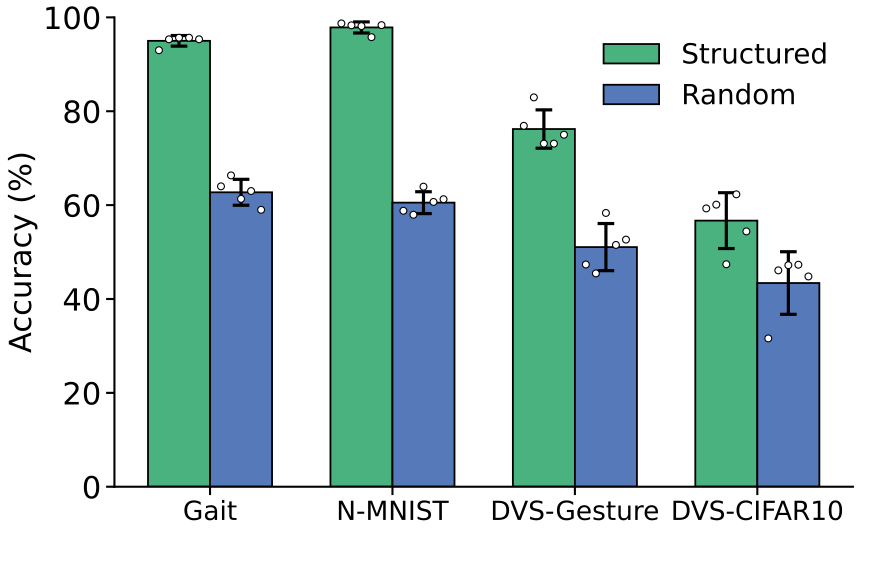

Generate this figure with Python:
import csv
import os
from pathlib import Path
import matplotlib
matplotlib.use("Agg")
import matplotlib.pyplot as plt

import numpy as np
import torch
from torch import nn
import torch.nn.functional as F


class FixedBilinear(nn.Module):
    def __init__(self):
        super().__init__()
        self.weight = nn.Parameter(torch.empty(1, 500, 500), requires_grad=False)
        self.register_buffer("bias", torch.empty(1))


class FixedCore(nn.Module):
    def __init__(self, variant, dt):
        super().__init__()
        if variant != "dbnn":
            raise ValueError(variant)
        self.dt = float(dt)
        for name in ("tau_rise", "tau_decay", "omega"):
            self.register_parameter(name, nn.Parameter(torch.empty(500), requires_grad=False))
        for name in ("v_th", "reset_amp", "tau_reset"):
            self.register_parameter(name, nn.Parameter(torch.empty(()), requires_grad=False))
        self.bilinear = FixedBilinear()

    def forward(self, inputs):
        steps = inputs.shape[-1]
        lag = (torch.arange(steps, dtype=inputs.dtype, device=inputs.device) * self.dt - 0.5).clamp_min(0)
        kernels = self.omega[:, None] * (1.0 - torch.exp(-lag / self.tau_rise[:, None])) * torch.exp(-lag / self.tau_decay[:, None])
        size = 1 << (2 * steps - 2).bit_length()
        filtered = torch.fft.irfft(torch.fft.rfft(inputs, n=size, dim=-1) * torch.fft.rfft(kernels, n=size, dim=-1)[None], n=size, dim=-1)[..., :steps].transpose(1, 2)
        drive = filtered.sum(dim=-1) + self.bilinear.bias
        weight = self.bilinear.weight[0].to(filtered.dtype)
        weight = weight - torch.diag_embed(weight.diagonal())
        drive = drive + torch.einsum("bti,ij,btj->bt", filtered, weight, filtered)
        if bool(torch.all(drive < self.v_th)):
            return drive
        alpha = torch.exp(-torch.tensor(self.dt, dtype=drive.dtype, device=drive.device) / self.tau_reset.abs().clamp_min(1e-4))
        reset = torch.zeros(inputs.shape[0], device=inputs.device, dtype=inputs.dtype)
        values = []
        for step in range(steps):
            voltage = drive[:, step] + reset
            spike = (voltage >= self.v_th).to(voltage.dtype)
            reset = alpha * reset - self.reset_amp.abs() * spike
            values.append(voltage)
        return torch.stack(values, dim=-1)

class LocalEncoder(nn.Module):
    def __init__(self, dataset):
        super().__init__()
        self.dataset = dataset
        self.feature_maps = 8
        self.convolutions = nn.Sequential(nn.Conv2d(2, 96, 3, padding=1, groups=2), nn.GELU(), nn.Conv2d(96, 128, 3, padding=1, groups=2), nn.GELU(), nn.Conv2d(128, 16, 1, groups=2))
        self.node_mix_logits = nn.Parameter(torch.empty(2, 250, 8))
        self.log_input_gain = nn.Parameter(torch.empty(2))
        self.register_buffer("synapse_to_node", torch.empty(500, dtype=torch.int64))

    def forward(self, inputs):
        batch, steps = inputs.shape[:2]
        if self.dataset == "gait_recognition":
            frames = inputs.float().reshape(batch * steps, 1, 48, 30) / 255.0
            frames = F.adaptive_avg_pool2d(frames, (16, 16)).repeat(1, 2, 1, 1)
        else:
            frames = inputs.float().reshape(batch * steps, 2, 7, 7)[:, [1, 0]]
        frames = torch.sigmoid(self.convolutions(frames))
        if frames.shape[-2:] != (16, 16):
            frames = F.interpolate(frames, size=(16, 16), mode="bilinear", align_corners=False)
        frames = frames.reshape(batch * steps, 2, self.feature_maps, 256)[..., :250]
        weights = self.node_mix_logits.softmax(dim=-1)
        nodes = torch.einsum("bpkm,pmk->bpm", frames, weights)
        gains = self.log_input_gain.exp().clamp(1e-7, 0.2)
        nodes = (nodes * gains[None, :, None]).reshape(batch, steps, 500)
        return nodes[:, :, self.synapse_to_node].transpose(1, 2)


class LocalDBNN(nn.Module):
    def __init__(self, dataset, variant="dbnn"):
        super().__init__()
        self.dataset = dataset
        self.phases = 20 if dataset == "gait_recognition" else 49
        self.front = LocalEncoder(dataset)
        dt = 2.0 if dataset == "gait_recognition" else 1.0 if dataset == "dvs_gesture" else 10.0
        self.core = FixedCore(variant, dt)
        output_steps = 1000 if dataset == "gait_recognition" else 980
        classes = 11 if dataset == "dvs_gesture" else 10
        self.classifier = nn.Linear(output_steps, classes)
        self.logit_gain = nn.Parameter(torch.empty(()))

    def features_before_classifier(self, inputs):
        encoded = self.front(inputs)
        node_phase = torch.div(torch.arange(250, device=encoded.device) * self.phases, 250, rounding_mode="floor").repeat(2)
        synapse_phase = node_phase[self.front.synapse_to_node]
        phase_mask = F.one_hot(synapse_phase, num_classes=self.phases).to(encoded.dtype)
        encoded = (encoded.unsqueeze(-1) * phase_mask[None, :, None, :]).reshape(encoded.shape[0], 500, -1)
        if encoded.shape[-1] != self.classifier.in_features:
            encoded = F.interpolate(encoded, size=self.classifier.in_features, mode="linear", align_corners=False)
        trace = self.core(encoded)
        return (trace - self.core.bilinear.bias) / 0.3

    def forward(self, inputs):
        return self.classifier(self.features_before_classifier(inputs)) * self.logit_gain




SCRIPT_DIR = Path(__file__).resolve().parent
ROOT = Path(__file__).resolve().parents[3]
DATA_DIR = ROOT / "nc_final_data/FigureS5/FigureS5"
SOURCE_DIR = ROOT / "nc_final_source_data/FigureS5/FigureS5"
DATASETS = (("gait_recognition", "Gait"), ("nmnist", "N-MNIST"), ("dvs_gesture", "DVS-Gesture"), ("dvs_cifar10", "DVS-CIFAR10"))


def plot(means, stds, run_accuracies):
    with plt.rc_context({"font.size": 22, "axes.linewidth": 1.5, "pdf.fonttype": 42, "ps.fonttype": 42}):
        fig, ax = plt.subplots(figsize=(8.8, 5.8))
        positions = np.arange(len(DATASETS), dtype=float)
        width = 0.34
        style = {"elinewidth": 2.3, "ecolor": "black", "capsize": 6, "capthick": 2.3}
        ax.bar(positions - width / 2, means[:, 0], width=width, yerr=stds[:, 0], color="#4AB27E", edgecolor="black", linewidth=1.3, error_kw=style, label="Structured")
        ax.bar(positions + width / 2, means[:, 1], width=width, yerr=stds[:, 1], color="#5679BA", edgecolor="black", linewidth=1.3, error_kw=style, label="Random")
        offsets = np.linspace(-0.11, 0.11, run_accuracies.shape[2])
        for dataset in range(len(DATASETS)):
            for group in range(2):
                center = positions[dataset] + (-width / 2 if group == 0 else width / 2)
                ax.scatter(center + offsets, run_accuracies[dataset, group], s=25, facecolors="white", edgecolors="black", linewidths=.8, zorder=5)
        ax.set_ylim(0.0, 100.0)
        ax.set_yticks(np.arange(0.0, 101.0, 20.0))
        ax.set_ylabel("Accuracy (%)")
        ax.set_xticks(positions)
        ax.set_xticklabels([label for _, label in DATASETS], fontsize=19)
        ax.tick_params(axis="both", width=1.5, length=6)
        ax.spines["top"].set_visible(False)
        ax.spines["right"].set_visible(False)
        ax.legend(frameon=False, loc="upper right", fontsize=20)
        fig.subplots_adjust(left=0.13, right=0.97, bottom=0.16, top=0.97)
        fig.savefig(SCRIPT_DIR / "FigureS5.pdf", format="pdf")
        plt.close(fig)






def write_table(path, columns, runs, means, stds):
    values = np.asarray(runs)
    if values.ndim != 2 or values.shape[0] != len(columns) or len(means) != len(columns) or len(stds) != len(columns):
        raise ValueError("Unexpected source table shape")
    path.parent.mkdir(parents=True, exist_ok=True)
    temporary = path.with_name(f".{path.name}.{os.getpid()}.tmp")
    try:
        with temporary.open("w", encoding="utf-8", newline="") as stream:
            writer = csv.writer(stream)
            writer.writerow(["run", *columns])
            for index in range(values.shape[1]):
                writer.writerow([f"run_{index + 1}", *values[:, index]])
            writer.writerow(["mean", *means])
            writer.writerow(["std", *stds])
        os.replace(temporary, path)
    finally:
        if temporary.exists():
            temporary.unlink()


def main():
    torch.set_num_threads(4)
    torch.backends.cuda.matmul.allow_tf32 = False
    torch.backends.cudnn.allow_tf32 = False
    device = torch.device("cuda" if torch.cuda.is_available() else "cpu")
    means = np.empty((len(DATASETS), 2), dtype=np.float64)
    stds = np.empty_like(means)
    run_accuracies = np.empty((len(DATASETS), 2, 5), dtype=np.float64)
    for dataset_index, (dataset, _) in enumerate(DATASETS):
        folder = DATA_DIR / dataset
        inputs = torch.from_numpy(np.load(folder / "test_input.npy", allow_pickle=False)).to(device)
        labels = torch.from_numpy(np.load(folder / "test_label.npy", allow_pickle=False)).long().to(device)
        counts = np.empty((2, 5), dtype=np.int64)
        with torch.inference_mode():
            for group, name in enumerate(("structured", "random")):
                for run in range(1, 6):
                    checkpoint = torch.load(folder / name / f"checkpoint_{run}.pt", map_location="cpu", weights_only=True)
                    if set(checkpoint) != {"model_state"}:
                        raise ValueError("Unexpected checkpoint fields")
                    model = LocalDBNN(dataset).to(device).eval()
                    model.load_state_dict(checkpoint["model_state"], strict=True)
                    for start in range(0, len(labels), 32):
                        prediction = model(inputs[start:start + 32].float()).argmax(dim=1)
                        counts[group, run - 1] = 0 if start == 0 else counts[group, run - 1]
                        counts[group, run - 1] += int((prediction == labels[start:start + 32]).sum())
                    print(dataset, name, run, counts[group, run - 1], len(labels), flush=True)
        values = counts.astype(np.float64) / len(labels)
        run_accuracies[dataset_index] = values * 100.0
        means[dataset_index] = values.mean(axis=1) * 100.0
        stds[dataset_index] = values.std(axis=1, ddof=1) * 100.0
    columns = [f"{dataset}_{mapping}_accuracy_percent" for dataset, _ in DATASETS for mapping in ("structured", "random")]
    write_table(SOURCE_DIR / "FigureS5.csv", columns, run_accuracies.reshape(len(columns), 5), means.reshape(-1), stds.reshape(-1))
    plot(means, stds, run_accuracies)


if __name__ == "__main__":
    main()
